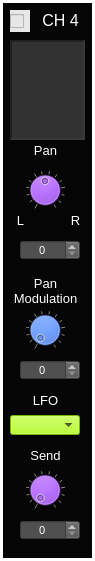
  <widget class="CustomFrame" name="frame_MixerChannel_4">
   <property name="geometry">
    <rect>
     <x>310</x>
     <y>10</y>
     <width>95</width>
     <height>561</height>
    </rect>
   </property>
   <property name="styleSheet">
    <string notr="true">background-color: rgb(5, 5, 5);
color: rgb(255, 255, 255);</string>
   </property>
   <property name="frameShape">
    <enum>QFrame::Panel</enum>
   </property>
   <property name="frameShadow">
    <enum>QFrame::Plain</enum>
   </property>
   <property name="lineWidth">
    <number>3</number>
   </property>
   <property name="midLineWidth">
    <number>1</number>
   </property>
   <widget class="QLabel" name="label_ADSRtitle_4">
    <property name="geometry">
     <rect>
      <x>40</x>
      <y>10</y>
      <width>41</width>
      <height>20</height>
     </rect>
    </property>
    <property name="font">
     <font>
      <pointsize>12</pointsize>
     </font>
    </property>
    <property name="styleSheet">
     <string notr="true">color: rgb(255, 255, 255);</string>
    </property>
    <property name="text">
     <string>CH 4</string>
    </property>
    <property name="alignment">
     <set>Qt::AlignCenter</set>
    </property>
   </widget>
   <widget class="QTextEdit" name="textEdit_MixerChanText_4">
    <property name="geometry">
     <rect>
      <x>10</x>
      <y>40</y>
      <width>75</width>
      <height>100</height>
     </rect>
    </property>
    <property name="focusPolicy">
     <enum>Qt::NoFocus</enum>
    </property>
    <property name="styleSheet">
     <string notr="true">background-color: rgb(50,50,50);</string>
    </property>
    <property name="frameShape">
     <enum>QFrame::Panel</enum>
    </property>
    <property name="lineWidth">
     <number>2</number>
    </property>
    <property name="midLineWidth">
     <number>2</number>
    </property>
    <property name="readOnly">
     <bool>true</bool>
    </property>
   </widget>
   <widget class="QLabel" name="label_151">
    <property name="geometry">
     <rect>
      <x>25</x>
      <y>140</y>
      <width>41</width>
      <height>21</height>
     </rect>
    </property>
    <property name="font">
     <font>
      <pointsize>10</pointsize>
     </font>
    </property>
    <property name="styleSheet">
     <string notr="true">color: rgb(255, 255, 255);</string>
    </property>
    <property name="text">
     <string>Pan</string>
    </property>
    <property name="alignment">
     <set>Qt::AlignCenter</set>
    </property>
   </widget>
   <widget class="CustomDial" name="dial_MixerChPan_4">
    <property name="geometry">
     <rect>
      <x>25</x>
      <y>170</y>
      <width>40</width>
      <height>40</height>
     </rect>
    </property>
    <property name="focusPolicy">
     <enum>Qt::NoFocus</enum>
    </property>
    <property name="styleSheet">
     <string notr="true">background-color: rgb(170, 85, 255);</string>
    </property>
    <property name="minimum">
     <number>0</number>
    </property>
    <property name="maximum">
     <number>100</number>
    </property>
    <property name="value">
     <number>50</number>
    </property>
    <property name="wrapping">
     <bool>false</bool>
    </property>
    <property name="notchTarget">
     <double>8.000000000000000</double>
    </property>
    <property name="notchesVisible">
     <bool>true</bool>
    </property>
   </widget>
   <widget class="QLabel" name="label_152">
    <property name="geometry">
     <rect>
      <x>10</x>
      <y>210</y>
      <width>21</width>
      <height>21</height>
     </rect>
    </property>
    <property name="font">
     <font>
      <pointsize>10</pointsize>
     </font>
    </property>
    <property name="styleSheet">
     <string notr="true">color: rgb(255, 255, 255);</string>
    </property>
    <property name="text">
     <string>L</string>
    </property>
    <property name="alignment">
     <set>Qt::AlignCenter</set>
    </property>
   </widget>
   <widget class="QLabel" name="label_153">
    <property name="geometry">
     <rect>
      <x>65</x>
      <y>210</y>
      <width>21</width>
      <height>21</height>
     </rect>
    </property>
    <property name="font">
     <font>
      <pointsize>10</pointsize>
     </font>
    </property>
    <property name="styleSheet">
     <string notr="true">color: rgb(255, 255, 255);</string>
    </property>
    <property name="text">
     <string>R</string>
    </property>
    <property name="alignment">
     <set>Qt::AlignCenter</set>
    </property>
   </widget>
   <widget class="QLabel" name="label_154">
    <property name="geometry">
     <rect>
      <x>10</x>
      <y>270</y>
      <width>71</width>
      <height>41</height>
     </rect>
    </property>
    <property name="font">
     <font>
      <pointsize>10</pointsize>
     </font>
    </property>
    <property name="styleSheet">
     <string notr="true">color: rgb(255, 255, 255);</string>
    </property>
    <property name="text">
     <string>Pan
Modulation</string>
    </property>
    <property name="alignment">
     <set>Qt::AlignCenter</set>
    </property>
   </widget>
   <widget class="QLabel" name="label_155">
    <property name="geometry">
     <rect>
      <x>25</x>
      <y>445</y>
      <width>41</width>
      <height>21</height>
     </rect>
    </property>
    <property name="font">
     <font>
      <pointsize>10</pointsize>
     </font>
    </property>
    <property name="styleSheet">
     <string notr="true">color: rgb(255, 255, 255);</string>
    </property>
    <property name="text">
     <string>Send</string>
    </property>
    <property name="alignment">
     <set>Qt::AlignCenter</set>
    </property>
   </widget>
   <widget class="CustomDial" name="dial_MixerChSend_4">
    <property name="geometry">
     <rect>
      <x>25</x>
      <y>470</y>
      <width>40</width>
      <height>40</height>
     </rect>
    </property>
    <property name="focusPolicy">
     <enum>Qt::NoFocus</enum>
    </property>
    <property name="styleSheet">
     <string notr="true">background-color: rgb(170, 85, 255);</string>
    </property>
    <property name="maximum">
     <number>100</number>
    </property>
    <property name="value">
     <number>0</number>
    </property>
    <property name="wrapping">
     <bool>false</bool>
    </property>
    <property name="notchTarget">
     <double>8.000000000000000</double>
    </property>
    <property name="notchesVisible">
     <bool>true</bool>
    </property>
   </widget>
   <widget class="CustomComboBox" name="comboBox_MixerChPanModLfo_4">
    <property name="geometry">
     <rect>
      <x>10</x>
      <y>415</y>
      <width>70</width>
      <height>20</height>
     </rect>
    </property>
    <property name="font">
     <font>
      <pointsize>8</pointsize>
     </font>
    </property>
    <property name="focusPolicy">
     <enum>Qt::NoFocus</enum>
    </property>
    <property name="styleSheet">
     <string notr="true">selection-background-color: rgb(255, 0, 0);
color: rgb(0,0,0);
border-color: rgb(0, 0, 0);
background-color: rgb(170, 255, 0);
</string>
    </property>
    <property name="currentText">
     <string/>
    </property>
    <property name="currentIndex">
     <number>-1</number>
    </property>
    <property name="maxVisibleItems">
     <number>4</number>
    </property>
   </widget>
   <widget class="QLabel" name="label_99">
    <property name="geometry">
     <rect>
      <x>20</x>
      <y>390</y>
      <width>51</width>
      <height>21</height>
     </rect>
    </property>
    <property name="font">
     <font>
      <pointsize>10</pointsize>
     </font>
    </property>
    <property name="styleSheet">
     <string notr="true">color: rgb(255, 255, 255);</string>
    </property>
    <property name="text">
     <string>LFO</string>
    </property>
    <property name="alignment">
     <set>Qt::AlignCenter</set>
    </property>
   </widget>
   <widget class="CustomDial" name="dial_MixerChPanModLevel_4">
    <property name="geometry">
     <rect>
      <x>25</x>
      <y>310</y>
      <width>40</width>
      <height>40</height>
     </rect>
    </property>
    <property name="focusPolicy">
     <enum>Qt::NoFocus</enum>
    </property>
    <property name="styleSheet">
     <string notr="true">background-color: rgb(0, 85, 255);</string>
    </property>
    <property name="minimum">
     <number>0</number>
    </property>
    <property name="maximum">
     <number>100</number>
    </property>
    <property name="value">
     <number>0</number>
    </property>
    <property name="wrapping">
     <bool>false</bool>
    </property>
    <property name="notchTarget">
     <double>8.000000000000000</double>
    </property>
    <property name="notchesVisible">
     <bool>true</bool>
    </property>
   </widget>
   <widget class="QSpinBox" name="spinBox_MixerChPanModLevel_4">
    <property name="geometry">
     <rect>
      <x>20</x>
      <y>360</y>
      <width>60</width>
      <height>20</height>
     </rect>
    </property>
    <property name="font">
     <font>
      <pointsize>8</pointsize>
     </font>
    </property>
    <property name="focusPolicy">
     <enum>Qt::NoFocus</enum>
    </property>
    <property name="styleSheet">
     <string notr="true">background-color: rgb(80,80,80);
color: rgb(255, 255, 255);</string>
    </property>
    <property name="alignment">
     <set>Qt::AlignCenter</set>
    </property>
    <property name="readOnly">
     <bool>false</bool>
    </property>
    <property name="accelerated">
     <bool>true</bool>
    </property>
    <property name="maximum">
     <number>100</number>
    </property>
    <property name="value">
     <number>0</number>
    </property>
   </widget>
   <widget class="CustomCheckBox" name="checkBox_MixerChanActivity_4">
    <property name="geometry">
     <rect>
      <x>10</x>
      <y>10</y>
      <width>20</width>
      <height>22</height>
     </rect>
    </property>
    <property name="font">
     <font>
      <pointsize>12</pointsize>
     </font>
    </property>
    <property name="focusPolicy">
     <enum>Qt::NoFocus</enum>
    </property>
    <property name="styleSheet">
     <string notr="true">background-color: rgb(231, 231, 231);</string>
    </property>
    <property name="text">
     <string/>
    </property>
    <property name="checkable">
     <bool>true</bool>
    </property>
   </widget>
   <widget class="QSpinBox" name="spinBox_MixerChPan_4">
    <property name="geometry">
     <rect>
      <x>20</x>
      <y>240</y>
      <width>60</width>
      <height>20</height>
     </rect>
    </property>
    <property name="font">
     <font>
      <pointsize>8</pointsize>
     </font>
    </property>
    <property name="focusPolicy">
     <enum>Qt::NoFocus</enum>
    </property>
    <property name="styleSheet">
     <string notr="true">background-color: rgb(80,80,80);
color: rgb(255, 255, 255);</string>
    </property>
    <property name="alignment">
     <set>Qt::AlignCenter</set>
    </property>
    <property name="readOnly">
     <bool>false</bool>
    </property>
    <property name="accelerated">
     <bool>true</bool>
    </property>
    <property name="maximum">
     <number>100</number>
    </property>
    <property name="value">
     <number>0</number>
    </property>
   </widget>
   <widget class="QSpinBox" name="spinBox_MixerChSend_4">
    <property name="geometry">
     <rect>
      <x>20</x>
      <y>520</y>
      <width>60</width>
      <height>20</height>
     </rect>
    </property>
    <property name="font">
     <font>
      <pointsize>8</pointsize>
     </font>
    </property>
    <property name="focusPolicy">
     <enum>Qt::NoFocus</enum>
    </property>
    <property name="styleSheet">
     <string notr="true">background-color: rgb(80,80,80);
color: rgb(255, 255, 255);</string>
    </property>
    <property name="alignment">
     <set>Qt::AlignCenter</set>
    </property>
    <property name="readOnly">
     <bool>false</bool>
    </property>
    <property name="accelerated">
     <bool>true</bool>
    </property>
    <property name="maximum">
     <number>100</number>
    </property>
    <property name="value">
     <number>0</number>
    </property>
   </widget>
  </widget>
